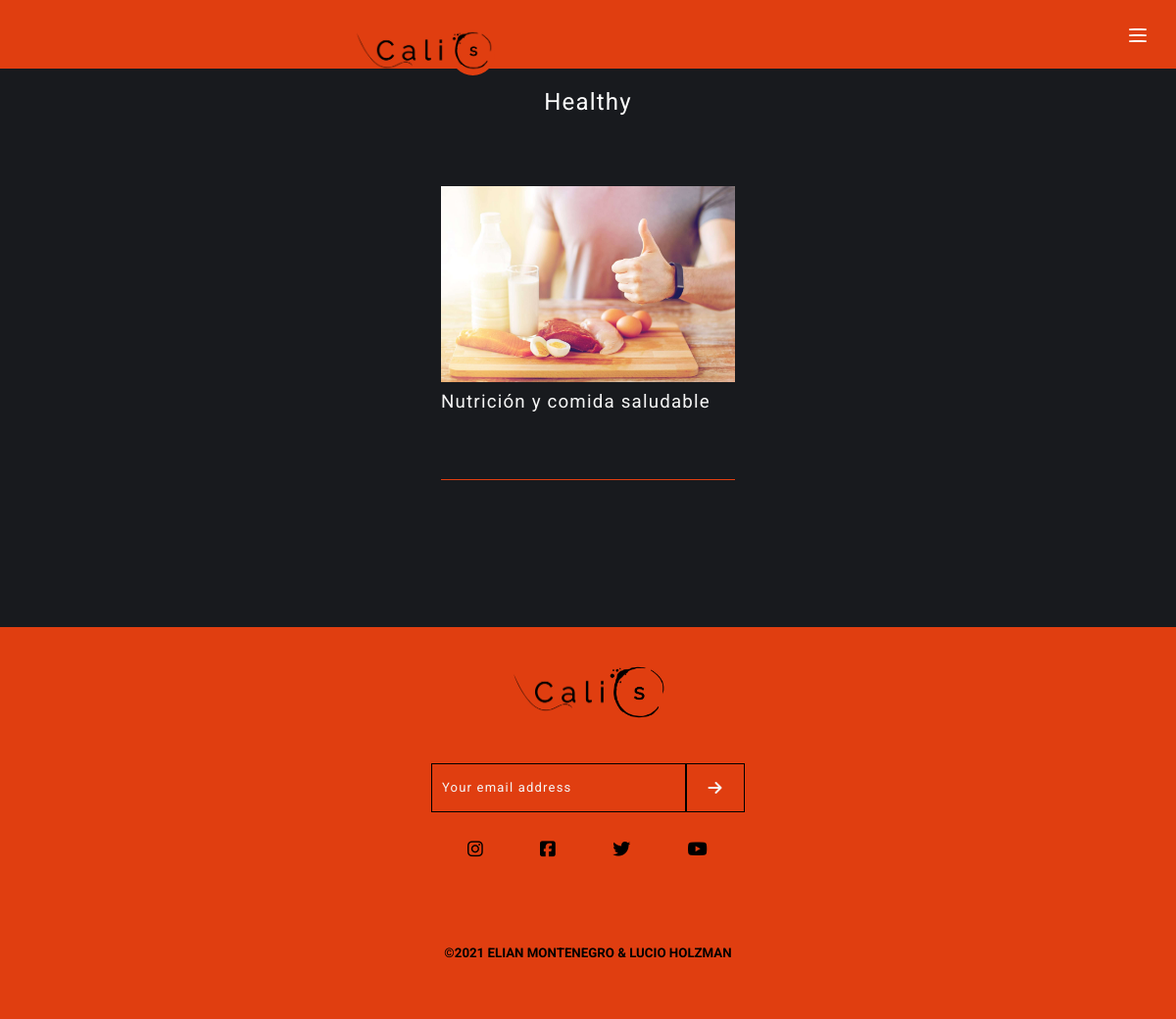
/categoryBlog?id=9, run on the app's committed database.
### tables this page shows
CREATE TABLE `blog` (
  `id` int(200) NOT NULL,
  `idCategory` int(200) NOT NULL,
  `title` varchar(100) NOT NULL,
  `content` longtext NOT NULL,
  `slug` varchar(200) NOT NULL,
  `cover` tinyint(1) NOT NULL,
  `public` tinyint(1) NOT NULL,
  `image` blob NOT NULL,
  `resume` varchar(250) NOT NULL,
  `time` date NOT NULL DEFAULT current_timestamp()
);

### libs/view.php (called while the page is built, shortened)
<?php
class View{
    function render($nombre, $data = []){
        $this->d = $data;
        require 'views/' . $nombre . '.php';
    }
}
?>

### controllers/categoryBlog.php (called while the page is built, shortened)
<?php
class CategoryBlog extends Controller{
    function render(){
        if($this->existGET(['id'])){
            $id = $_GET['id'];
        }
        $blogModel = new CategoryBlogModel();
        $blogByCategory =  $blogModel->getBlogByCategory($id);
        $categoryModel = new CategoryModel();
        $allCategories = $categoryModel->getAll();
        $this->view->render('categoryBlog', [
            'blogByCategory' => $blogByCategory,
            'allCategories' => $allCategories
        ]);
    }
}
?>

### index.php (called while the page is built, shortened)
<?php
require_once 'libs/connection.php';
require_once 'libs/view.php';
include_once 'models/categoryBlogModel.php';
$app = new App();
?>

### models/categoryBlogmodel.php (called while the page is built, shortened)
<?php
class CategoryBlogModel extends Model  {
    private $idCategory;
    private $title;
    private $image;
    private $slug;
    public function getIdCategory()     {return $this->idCategory;}
    public function getTitle()  {return $this->title;}
    public function getImage()  {return $this->image;}
    public function getSlug()   {return $this->slug;}
    public function getBlogByCategory($id){
        $items = [];
        try {
            $query = $this->query('SELECT title, resume, slug, image , idCategory FROM blog WHERE idCategory = ' . $id);
            while ($p = $query->fetch(PDO::FETCH_ASSOC)) {
                $blog = new CategoryBlogModel();
                $blog->from($p);
                array_push($items, $blog);
            }
            return $items;
        } catch (PDOException $e) {
            error_log('BlogModel::getBlogByCategory->PDOExeption ' . $e);
        }
    }
    public function from($array){
        $this->title = $array['title'];
        $this->idCategory = $array['idCategory'];
        $this->image = $array['image'];
        $this->slug = $array['slug'];
    }
}
?>

### libs/connection.php (called while the page is built, shortened)
<?php
class Connection{
    private $host;
    private $db;
    private $user;
    private $password;
    private $charset;
    public function __construct(){
        $this->host = constant('HOST');
        $this->db = constant('DB');
        $this->user = constant('USER');
        $this->password = constant('PASSWORD');
        $this->charset = constant('CHARSET');
    }
    function connect(){
        try{
            $connection = "mysql:host=" . $this->host . ";dbname=" . $this->db . ";charset=" . $this->charset;
            $options = [
                PDO::ATTR_ERRMODE            => PDO::ERRMODE_EXCEPTION,
                PDO::ATTR_EMULATE_PREPARES   => false,
            ];
            $pdo = new PDO($connection, $this->user, $this->password, $options);
            return $pdo;
        }catch(PDOException $e){
            error_log('Error connection: ' . $e->getMessage());
        }
    }
}
?>

### libs/model.php (called while the page is built, shortened)
<?php
class Model {
    function __construct()
    {
        $this->db = new Connection();
    }
    function query($query){
        return $this->db->connect()->query($query);
    }
}
?>

### views/categoryBlog.php (the view, shortened to what this page needs)
<?php
    $blogByCategory = $this->d['blogByCategory'];
?>
<!DOCTYPE html>
<html lang="en">
<head>
    <link rel="stylesheet" href="<?php echo constant('URL'); ?>/static/css/style.css">
    <link rel="stylesheet" href="<?php echo constant('URL'); ?>/static/css/category.css">
    <link rel="stylesheet" href="<?php echo constant('URL'); ?>/static/css/header.css">
    <link rel="stylesheet" href="<?php echo constant('URL'); ?>/static/css/footer.css">
</head>
<body>
    <main>
        <?php
            $id = $blogByCategory[0]->getIdCategory() ;
        ?>
        <h2 class='name-category'> <?php echo ($id == 4  ?  'Routines' :  ($id == 8 ? 'Exercise' : ($id == 9 ? 'Healthy' : 'no')))  ?> </h2>
        <section class="articles-container">
            <?php
            if($blogByCategory === NULL){
                echo 'ashee';
            }else{
                foreach ($blogByCategory as $blog ) {    ?>
                <article class="article">
                    <div class="article-image">
                        <a href="<?php echo constant('URL'); ?>blog?slug=<?php echo $blog->getSlug() ?>">
                            <img  src="<?php echo constant('URL') ?>static/img/image/<?php echo $blog->getImage() ?>" >
                        </a>
                    </div>
                    <div class="article-info">
                        <a href="<?php echo constant('URL'); ?>blog?slug=<?php echo $blog->getSlug() ?>">
                            <h3 class="article-info-title"><?php   echo $blog->getTitle() ?></h3>
                        </a>
                    </div>
                </article>
            <?php }
            }
            ?>
        </section>
    </main>
</body>
</html>

### static/css/style.css (style rules this page uses)
html { line-height:1.15;-webkit-text-size-adjust:100% }
body { margin:0 }
main { display:block }
a { background-color:transparent }
img { border-style:none }
button,input,optgroup,select,textarea { font-family:inherit;font-size:100%;line-height:1.15;margin:0 }
button,input { overflow:visible }
button,select { text-transform:none }
[type=button],[type=reset],[type=submit],button { -webkit-appearance:button }
:root { --main-color: #E03E10; --main-bg-color : #181A1E; }
* { margin: 0; padding: 0; box-sizing: border-box; font-family: 'Roboto', sans-serif; }
body { width: 100%; background-color: rgb(245, 245, 245); }
p, i, h1, h2, h3, h4, span, a, label, button, input, input::placeholder { letter-spacing: 1.2px; color: rgb(245, 245, 245); font-weight: 400; }
label, input, input::placeholder { font-size: 13px; }
a { text-decoration: none; }
input, button, textarea { outline: none; }

### static/css/category.css (style rules this page uses)
@media only screen and (min-width:300px) { main { width: 100%; min-height: 80vh; padding-top: 70px; height: auto; background-color: var(--main-bg-color); } }
@media only screen and (min-width:300px) { main .name-category { height: 70px; width: 100%; display: flex; justify-content: center; align-items: center; color: white; } }
@media only screen and (min-width:300px) { main .articles-container { height: auto; width: 100%; padding: 30px 0px; display: flex; flex-direction: column; justify-content: center; align-items: center; } }
@media only screen and (min-width:300px) { main .articles-container .article { height: 300px; width: 300px; margin: 20px 0px; } }
@media only screen and (min-width:300px) { main .articles-container .article .article-image { width: 100%; height: 200px; } }
@media only screen and (min-width:300px) { main .articles-container .article .article-image a img { height: 100%; width: 100%; object-fit:cover; } }
@media only screen and (min-width:300px) { main .articles-container .article .article-info { height: 100px; padding-top:10px ; border-bottom: 1px solid var(--main-color); } }

### static/css/header.css (style rules this page uses)
@media only screen and (min-width:300px) { header { width: 100%; height: 70px; display: flex; align-items: center; background-color: var(--main-color); position: fixed; z-index: 9; } }
@media only screen and (min-width:300px) { header .logo-header { width: 80%; height: auto; } }
@media only screen and (min-width:300px) { header .logo-container { width: auto; position: absolute; display: flex; top: 45%; left: 30%; z-index: 19; } }
@media only screen and (min-width:300px) { header .logo-container .logo-part { height: 45px; width: 100px; } }
@media only screen and (min-width:300px) { header .logo-container .logo-part img { width: 95%; height: 90%; object-fit: cover; } }
@media only screen and (min-width:300px) { header .logo-container .logo { height: 45px; width: 45px; z-index: 19; } }
@media only screen and (min-width:300px) { header .logo-container .logo img { width: 95%; height: 90%; object-fit: cover; } }
@media only screen and (min-width:300px) { header .logo-container .circle { height: 45px; width: 45px; border-radius: 100%; z-index: 9; background-color: var(--main-color); } }
@media only screen and (min-width:300px) { header .hamburger-header { width: 20%; position: relative; height: 100%; display: flex; justify-content: center; align-items: center; transition: all .5s ease-in-out; } }
@media only screen and (min-width:300px) { header .hamburger-header .hamburger { position: absolute; top: 35px; right: 30px; width: 18px; height: 2px; background-color: #fff; border-radius: 30%; transition: all .5s ease-in-out; } }
@media only screen and (min-width:300px) { header .hamburger-header .hamburger::before, header .hamburger-header .hamburger::after { content: ''; position: absolute; width: 18px; height: 2px; background-color: #fff; border-radius: 30%; transition: all .5s ease-in-out; } }
@media only screen and (min-width:300px) { header .hamburger-header .hamburger::before { transform: translateY(-6px); } }
@media only screen and (min-width:300px) { header .hamburger-header .hamburger::after { transform: translateY(6px); } }

### data on the page
blog: image (picture), title "Nutrición y comida saludable"
